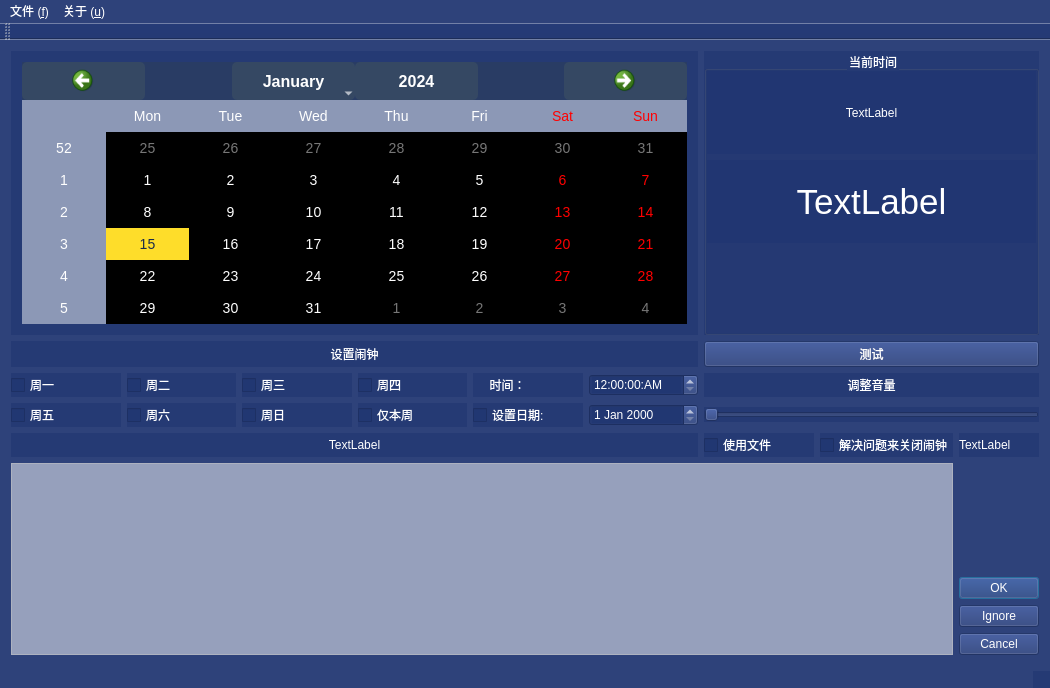
<?xml version="1.0" encoding="UTF-8"?>
<ui version="4.0">
 <class>alarmMainWindow</class>
 <widget class="QMainWindow" name="alarmMainWindow">
  <property name="enabled">
   <bool>true</bool>
  </property>
  <property name="geometry">
   <rect>
    <x>0</x>
    <y>0</y>
    <width>1050</width>
    <height>688</height>
   </rect>
  </property>
  <property name="windowTitle">
   <string>QTalarm</string>
  </property>
  <property name="windowIcon">
   <iconset resource="Icons.qrc">
    <normaloff>:/new/icons/Icons/Clock.png</normaloff>:/new/icons/Icons/Clock.png</iconset>
  </property>
  <property name="autoFillBackground">
   <bool>false</bool>
  </property>
  <property name="styleSheet">
   <string notr="true">background: rgba(31,53,114, 0.6);
color: #FFFFFF; /* 白色文字 */

</string>
  </property>
  <widget class="QWidget" name="centralWidget">
   <property name="styleSheet">
    <string notr="true">QWidget#centralWidget { 
    /*background-image: url(:/centerWidget_bg2.jpg); */
	background-image:url(:/calendar_bg.jpg);

    background-position: center;
    background-size: cover;
}

QCheckBox:checked, QRadioButton:checked {
    background-color: #fedd2a; /* 选中时的背景颜色 */
	color: #1A2B49;
}
</string>
   </property>
   <layout class="QGridLayout" name="gridLayout">
    <item row="0" column="0" colspan="6">
     <widget class="QWidget" name="widget_2" native="true">
      <property name="styleSheet">
       <string notr="true"/>
      </property>
      <layout class="QGridLayout" name="gridLayout_3">
       <item row="0" column="0">
        <widget class="QCalendarWidget" name="calendarWidget">
         <property name="sizePolicy">
          <sizepolicy hsizetype="Preferred" vsizetype="Minimum">
           <horstretch>0</horstretch>
           <verstretch>0</verstretch>
          </sizepolicy>
         </property>
         <property name="autoFillBackground">
          <bool>false</bool>
         </property>
         <property name="styleSheet">
          <string notr="true">QCalendarWidget {
    background-color: rgba(26, 43, 73, 180); /* 半透明深蓝色背景 */
    color: #FFFFFF; /* 白色文字 */
    border: 1px solid rgba(62, 80, 98, 150); /* 半透明边框 */
    border-radius: 10px; /* 圆角边框 */
    font-family: Arial, sans-serif; /* 设置字体为 Arial, sans-serif */
    font-size: 14px; /* 设置字体大小为14px */
}

QCalendarWidget QWidget#qt_calendar_navigationbar {
    background-color: rgba(45, 63, 90, 150); /* 导航栏背景颜色，半透明深蓝色 */
    color: #FFFFFF; /* 导航栏文字颜色为白色 */
    border: none; /* 无边框 */
}

QCalendarWidget QToolButton {
    height: 35px; /* 设置按钮高度为35px */
    width: 120px; /* 设置按钮宽度为120px */
    color: #FFFFFF; /* 按钮文字颜色为白色 */
    font-size: 16px; /* 设置按钮文字大小为16px */
    icon-size: 24px, 24px; /* 设置按钮图标尺寸为24x24px */
    background-color: rgba(62, 80, 98, 150); /* 按钮背景颜色，半透明深蓝色 */
    border: none; /* 无边框 */
    border-radius: 5px; /* 设置按钮圆角边框为5px */
}

QCalendarWidget QToolButton::hover {
    background-color: rgba(74, 96, 122, 150); /* 鼠标悬停时的按钮背景颜色，半透明蓝色 */
}

QCalendarWidget QToolButton::pressed {
    background-color: rgba(88, 106, 133, 150); /* 按钮被按下时的背景颜色，半透明蓝色 */
}

QCalendarWidget QAbstractItemView {
    background-color: rgba(255, 255, 255, 80); /* 半透明白色背景 */
    alternate-background-color: rgba(255, 255, 255, 60); /* 交替行的半透明白色背景 */
    color: #FFFFFF; /* 日历项文字颜色为白色 */
    border: none; /* 无边框 */
}

QCalendarWidget QAbstractItemView:enabled {
    font-size: 14px; /* 设置日历项文字大小为14px */
    background-color: rgba(255, 255, 255, 80); /* 半透明白色背景 */
    selection-background-color: #fedd2a; /* 选中日期的背景颜色为#fedd2a */
    selection-color: #1A2B49; /* 选中日期的文字颜色为深蓝色，确保在黄色背景上可读 */
    border: none; /* 无边框 */
}

QCalendarWidget QAbstractItemView:disabled {
    color: #777777; /* 禁用日期的文字颜色为灰色 */
}

QCalendarWidget QAbstractItemView:focus {
    border: 1px solid rgba(62, 80, 98, 150); /* 获得焦点时的边框颜色，半透明蓝色 */
}

QCalendarWidget QHeaderView::section {
    background-color: rgba(45, 63, 90, 150); /* 日期头部背景颜色，半透明深蓝色 */
    color: #F7D268; /* 日期头部文字颜色为金色 */
    border: 1px solid rgba(62, 80, 98, 150); /* 日期头部的边框颜色，半透明蓝色 */
}

QCalendarWidget QAbstractItemView:vertical-header {
    background-color: rgba(45, 63, 90, 150); /* 垂直日期头部背景颜色，半透明深蓝色 */
    color: #F7D268; /* 垂直日期头部文字颜色为金色 */
}
</string>
         </property>
        </widget>
       </item>
      </layout>
     </widget>
    </item>
    <item row="1" column="6" colspan="3">
     <widget class="QPushButton" name="TestBtn">
      <property name="text">
       <string>测试</string>
      </property>
     </widget>
    </item>
    <item row="9" column="8">
     <widget class="QDialogButtonBox" name="listAlmBtn">
      <property name="sizePolicy">
       <sizepolicy hsizetype="Fixed" vsizetype="Fixed">
        <horstretch>0</horstretch>
        <verstretch>0</verstretch>
       </sizepolicy>
      </property>
      <property name="orientation">
       <enum>Qt::Vertical</enum>
      </property>
      <property name="standardButtons">
       <set>QDialogButtonBox::Cancel|QDialogButtonBox::Ignore|QDialogButtonBox::Ok</set>
      </property>
     </widget>
    </item>
    <item row="6" column="7">
     <widget class="QCheckBox" name="chkBastard">
      <property name="enabled">
       <bool>true</bool>
      </property>
      <property name="cursor">
       <cursorShape>PointingHandCursor</cursorShape>
      </property>
      <property name="toolTip">
       <string extracomment="Force math questions to disable alarm"/>
      </property>
      <property name="text">
       <string>解决问题来关闭闹钟</string>
      </property>
     </widget>
    </item>
    <item row="6" column="6">
     <widget class="QCheckBox" name="chkSounds">
      <property name="enabled">
       <bool>true</bool>
      </property>
      <property name="text">
       <string>使用文件</string>
      </property>
     </widget>
    </item>
    <item row="6" column="8">
     <widget class="QLabel" name="txtSoundPath">
      <property name="enabled">
       <bool>true</bool>
      </property>
      <property name="text">
       <string>TextLabel</string>
      </property>
     </widget>
    </item>
    <item row="8" column="0" rowspan="2" colspan="8">
     <widget class="QListWidget" name="listWidget">
      <property name="styleSheet">
       <string notr="true">background-color: rgba(255,255,255,0.5)</string>
      </property>
     </widget>
    </item>
    <item row="3" column="6" colspan="3">
     <widget class="QLabel" name="label">
      <property name="text">
       <string>调整音量</string>
      </property>
      <property name="alignment">
       <set>Qt::AlignCenter</set>
      </property>
     </widget>
    </item>
    <item row="5" column="6" colspan="3">
     <widget class="QSlider" name="VolumeSlider">
      <property name="orientation">
       <enum>Qt::Horizontal</enum>
      </property>
     </widget>
    </item>
    <item row="0" column="6" colspan="3">
     <widget class="QGroupBox" name="groupBox">
      <property name="enabled">
       <bool>true</bool>
      </property>
      <property name="sizePolicy">
       <sizepolicy hsizetype="Preferred" vsizetype="Preferred">
        <horstretch>0</horstretch>
        <verstretch>0</verstretch>
       </sizepolicy>
      </property>
      <property name="acceptDrops">
       <bool>false</bool>
      </property>
      <property name="autoFillBackground">
       <bool>false</bool>
      </property>
      <property name="title">
       <string>当前时间</string>
      </property>
      <property name="alignment">
       <set>Qt::AlignCenter</set>
      </property>
      <property name="flat">
       <bool>false</bool>
      </property>
      <property name="checkable">
       <bool>false</bool>
      </property>
      <layout class="QGridLayout" name="gridLayout_2">
       <property name="leftMargin">
        <number>0</number>
       </property>
       <property name="topMargin">
        <number>0</number>
       </property>
       <property name="rightMargin">
        <number>0</number>
       </property>
       <property name="bottomMargin">
        <number>0</number>
       </property>
       <property name="horizontalSpacing">
        <number>6</number>
       </property>
       <item row="2" column="0" colspan="2">
        <widget class="myClockWidgetFinal" name="widget" native="true">
         <property name="sizePolicy">
          <sizepolicy hsizetype="Preferred" vsizetype="Preferred">
           <horstretch>0</horstretch>
           <verstretch>0</verstretch>
          </sizepolicy>
         </property>
         <property name="styleSheet">
          <string notr="true">background-color:rgba(0,0,0,0)</string>
         </property>
        </widget>
       </item>
       <item row="1" column="0" colspan="2">
        <widget class="QLabel" name="Clock">
         <property name="minimumSize">
          <size>
           <width>0</width>
           <height>0</height>
          </size>
         </property>
         <property name="font">
          <font>
           <pointsize>26</pointsize>
          </font>
         </property>
         <property name="styleSheet">
          <string notr="true">color: #FFFFFF; /* 白色文字 */</string>
         </property>
         <property name="frameShadow">
          <enum>QFrame::Sunken</enum>
         </property>
         <property name="text">
          <string>TextLabel</string>
         </property>
         <property name="alignment">
          <set>Qt::AlignCenter</set>
         </property>
        </widget>
       </item>
       <item row="0" column="0" colspan="2">
        <widget class="QLabel" name="dateLabel">
         <property name="text">
          <string>TextLabel</string>
         </property>
         <property name="alignment">
          <set>Qt::AlignCenter</set>
         </property>
        </widget>
       </item>
      </layout>
     </widget>
    </item>
    <item row="5" column="4">
     <widget class="QCheckBox" name="chkCustom">
      <property name="text">
       <string>设置日期:</string>
      </property>
     </widget>
    </item>
    <item row="5" column="5">
     <widget class="QDateEdit" name="CustEdit"/>
    </item>
    <item row="5" column="3">
     <widget class="QCheckBox" name="chkOnshot">
      <property name="text">
       <string>仅本周</string>
      </property>
     </widget>
    </item>
    <item row="5" column="2">
     <widget class="QCheckBox" name="chkSun">
      <property name="text">
       <string>周日</string>
      </property>
     </widget>
    </item>
    <item row="5" column="1">
     <widget class="QCheckBox" name="chkSat">
      <property name="text">
       <string>周六</string>
      </property>
     </widget>
    </item>
    <item row="5" column="0">
     <widget class="QCheckBox" name="chkFri">
      <property name="text">
       <string>周五</string>
      </property>
     </widget>
    </item>
    <item row="3" column="5">
     <widget class="QTimeEdit" name="timeEdit">
      <property name="displayFormat">
       <string>hh:mm:ss:AP</string>
      </property>
     </widget>
    </item>
    <item row="3" column="4">
     <widget class="QLabel" name="lblTime">
      <property name="text">
       <string>     时间：</string>
      </property>
     </widget>
    </item>
    <item row="3" column="3">
     <widget class="QCheckBox" name="chkThurs">
      <property name="text">
       <string>周四</string>
      </property>
     </widget>
    </item>
    <item row="3" column="2">
     <widget class="QCheckBox" name="chkWed">
      <property name="text">
       <string>周三</string>
      </property>
     </widget>
    </item>
    <item row="3" column="1">
     <widget class="QCheckBox" name="chkTues">
      <property name="styleSheet">
       <string notr="true">selection-background-color: #fedd2a;</string>
      </property>
      <property name="text">
       <string>周二</string>
      </property>
     </widget>
    </item>
    <item row="3" column="0">
     <widget class="QCheckBox" name="chkMon">
      <property name="text">
       <string>周一</string>
      </property>
     </widget>
    </item>
    <item row="1" column="0" colspan="6">
     <widget class="QLabel" name="label_2">
      <property name="layoutDirection">
       <enum>Qt::LeftToRight</enum>
      </property>
      <property name="text">
       <string>设置闹钟</string>
      </property>
      <property name="alignment">
       <set>Qt::AlignCenter</set>
      </property>
     </widget>
    </item>
    <item row="6" column="0" colspan="6">
     <widget class="QLabel" name="lblPoem">
      <property name="text">
       <string>TextLabel</string>
      </property>
      <property name="alignment">
       <set>Qt::AlignCenter</set>
      </property>
     </widget>
    </item>
   </layout>
  </widget>
  <widget class="QMenuBar" name="menuBar">
   <property name="geometry">
    <rect>
     <x>0</x>
     <y>0</y>
     <width>1050</width>
     <height>28</height>
    </rect>
   </property>
   <widget class="QMenu" name="menuFile">
    <property name="title">
     <string>文件 (&amp;f)</string>
    </property>
    <addaction name="actionSettings"/>
    <addaction name="separator"/>
    <addaction name="actionQuit"/>
   </widget>
   <widget class="QMenu" name="menuAbout">
    <property name="title">
     <string>关于 (&amp;u)</string>
    </property>
    <addaction name="actionAbout_QT"/>
    <addaction name="actionAbout_QTalam"/>
   </widget>
   <addaction name="menuFile"/>
   <addaction name="menuAbout"/>
  </widget>
  <widget class="QToolBar" name="mainToolBar">
   <attribute name="toolBarArea">
    <enum>TopToolBarArea</enum>
   </attribute>
   <attribute name="toolBarBreak">
    <bool>false</bool>
   </attribute>
  </widget>
  <widget class="QStatusBar" name="statusBar"/>
  <action name="actionQuit">
   <property name="text">
    <string>退出 (&amp;q）</string>
   </property>
  </action>
  <action name="actionAbout_QT">
   <property name="text">
    <string>关于QT (&amp;a)</string>
   </property>
  </action>
  <action name="actionAbout_QTalam">
   <property name="text">
    <string>关于时钟模块 (&amp;Q)</string>
   </property>
  </action>
  <action name="actionSettings">
   <property name="text">
    <string>设置 (&amp;s)</string>
   </property>
  </action>
 </widget>
 <layoutdefault spacing="6" margin="11"/>
 <customwidgets>
  <customwidget>
   <class>myClockWidgetFinal</class>
   <extends>QWidget</extends>
   <header>myclockwidgetfinal.h</header>
   <container>1</container>
  </customwidget>
 </customwidgets>
 <resources>
  <include location="Icons.qrc"/>
 </resources>
 <connections/>
</ui>
